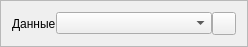
<?xml version="1.0" encoding="UTF-8"?>
<ui version="4.0">
 <class>MetaData_widget</class>
 <widget class="QFrame" name="MetaData_widget">
  <property name="geometry">
   <rect>
    <x>0</x>
    <y>0</y>
    <width>248</width>
    <height>46</height>
   </rect>
  </property>
  <property name="windowTitle">
   <string>Frame</string>
  </property>
  <property name="frameShape">
   <enum>QFrame::StyledPanel</enum>
  </property>
  <property name="frameShadow">
   <enum>QFrame::Sunken</enum>
  </property>
  <layout class="QHBoxLayout" name="horizontalLayout">
   <item>
    <layout class="QGridLayout" name="gridLayout">
     <property name="spacing">
      <number>0</number>
     </property>
     <item row="0" column="0">
      <widget class="QLabel" name="label">
       <property name="sizePolicy">
        <sizepolicy hsizetype="Fixed" vsizetype="Preferred">
         <horstretch>0</horstretch>
         <verstretch>0</verstretch>
        </sizepolicy>
       </property>
       <property name="text">
        <string>Данные</string>
       </property>
      </widget>
     </item>
     <item row="0" column="1">
      <widget class="MyComboBox" name="cb_metadata"/>
     </item>
     <item row="0" column="2">
      <widget class="QToolButton" name="btn_add_metadata"/>
     </item>
    </layout>
   </item>
  </layout>
 </widget>
 <customwidgets>
  <customwidget>
   <class>MyComboBox</class>
   <extends>QComboBox</extends>
   <header>mycombobox.hpp</header>
  </customwidget>
 </customwidgets>
 <resources/>
 <connections/>
</ui>
